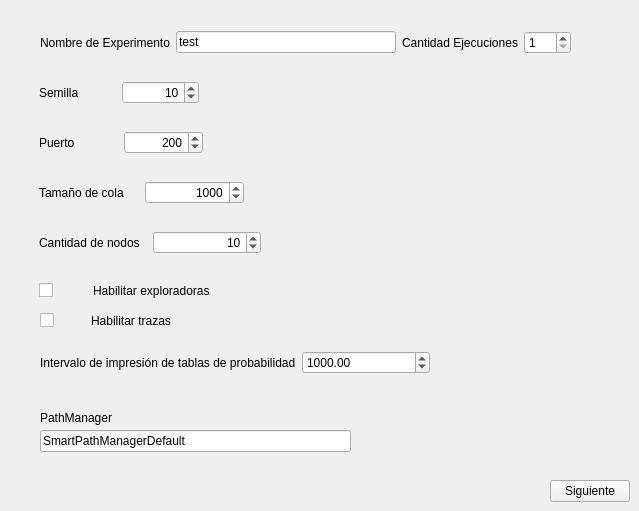
      <widget class="QWidget" name="tab">
       <attribute name="title">
        <string>Simulación</string>
       </attribute>
       <widget class="QLabel" name="label_21">
        <property name="geometry">
         <rect>
          <x>40</x>
          <y>410</y>
          <width>80</width>
          <height>16</height>
         </rect>
        </property>
        <property name="text">
         <string>PathManager</string>
        </property>
       </widget>
       <widget class="QWidget" name="layoutWidget">
        <property name="geometry">
         <rect>
          <x>39</x>
          <y>180</y>
          <width>205</width>
          <height>25</height>
         </rect>
        </property>
        <layout class="QHBoxLayout" name="horizontalLayout_11">
         <item>
          <widget class="QLabel" name="label_15">
           <property name="text">
            <string>Tamaño de cola</string>
           </property>
          </widget>
         </item>
         <item>
          <widget class="QSpinBox" name="queuesize">
           <property name="layoutDirection">
            <enum>Qt::LeftToRight</enum>
           </property>
           <property name="alignment">
            <set>Qt::AlignRight|Qt::AlignTrailing|Qt::AlignVCenter</set>
           </property>
           <property name="maximum">
            <number>999999</number>
           </property>
           <property name="value">
            <number>1000</number>
           </property>
          </widget>
         </item>
        </layout>
       </widget>
       <widget class="QWidget" name="layoutWidget">
        <property name="geometry">
         <rect>
          <x>39</x>
          <y>130</y>
          <width>164</width>
          <height>25</height>
         </rect>
        </property>
        <layout class="QHBoxLayout" name="horizontalLayout_10">
         <item>
          <widget class="QLabel" name="label_8">
           <property name="text">
            <string>Puerto</string>
           </property>
          </widget>
         </item>
         <item>
          <widget class="QSpinBox" name="port">
           <property name="layoutDirection">
            <enum>Qt::LeftToRight</enum>
           </property>
           <property name="alignment">
            <set>Qt::AlignRight|Qt::AlignTrailing|Qt::AlignVCenter</set>
           </property>
           <property name="minimum">
            <number>1</number>
           </property>
           <property name="maximum">
            <number>65535</number>
           </property>
           <property name="value">
            <number>200</number>
           </property>
          </widget>
         </item>
        </layout>
       </widget>
       <widget class="QWidget" name="layoutWidget">
        <property name="geometry">
         <rect>
          <x>39</x>
          <y>230</y>
          <width>222</width>
          <height>25</height>
         </rect>
        </property>
        <layout class="QHBoxLayout" name="horizontalLayout_4">
         <item>
          <widget class="QLabel" name="label">
           <property name="text">
            <string>Cantidad de nodos</string>
           </property>
          </widget>
         </item>
         <item>
          <widget class="QSpinBox" name="nodos">
           <property name="alignment">
            <set>Qt::AlignRight|Qt::AlignTrailing|Qt::AlignVCenter</set>
           </property>
           <property name="minimum">
            <number>4</number>
           </property>
           <property name="maximum">
            <number>9999</number>
           </property>
           <property name="value">
            <number>10</number>
           </property>
          </widget>
         </item>
        </layout>
       </widget>
       <widget class="QWidget" name="layoutWidget">
        <property name="geometry">
         <rect>
          <x>39</x>
          <y>280</y>
          <width>171</width>
          <height>22</height>
         </rect>
        </property>
        <layout class="QHBoxLayout" name="horizontalLayout_3">
         <item>
          <widget class="QCheckBox" name="checkBox">
           <property name="text">
            <string/>
           </property>
          </widget>
         </item>
         <item>
          <widget class="QLabel" name="label_3">
           <property name="text">
            <string>Habilitar exploradoras</string>
           </property>
          </widget>
         </item>
        </layout>
       </widget>
       <widget class="QWidget" name="layoutWidget">
        <property name="geometry">
         <rect>
          <x>40</x>
          <y>310</y>
          <width>131</width>
          <height>22</height>
         </rect>
        </property>
        <layout class="QHBoxLayout" name="horizontalLayout_13">
         <item>
          <widget class="QCheckBox" name="checkBox_2">
           <property name="text">
            <string/>
           </property>
          </widget>
         </item>
         <item>
          <widget class="QLabel" name="label_4">
           <property name="text">
            <string>Habilitar trazas</string>
           </property>
          </widget>
         </item>
        </layout>
       </widget>
       <widget class="QWidget" name="layoutWidget">
        <property name="geometry">
         <rect>
          <x>40</x>
          <y>30</y>
          <width>531</width>
          <height>25</height>
         </rect>
        </property>
        <layout class="QHBoxLayout" name="horizontalLayout">
         <item>
          <widget class="QLabel" name="label_11">
           <property name="text">
            <string>Nombre de Experimento</string>
           </property>
          </widget>
         </item>
         <item>
          <widget class="QLineEdit" name="nombreex">
           <property name="text">
            <string>test</string>
           </property>
          </widget>
         </item>
         <item>
          <widget class="QLabel" name="label_102">
           <property name="text">
            <string>Cantidad Ejecuciones</string>
           </property>
          </widget>
         </item>
         <item>
          <widget class="QSpinBox" name="cantEjec">
           <property name="minimum">
            <number>1</number>
           </property>
           <property name="maximum">
            <number>999</number>
           </property>
          </widget>
         </item>
        </layout>
       </widget>
       <widget class="QWidget" name="layoutWidget">
        <property name="geometry">
         <rect>
          <x>39</x>
          <y>80</y>
          <width>160</width>
          <height>25</height>
         </rect>
        </property>
        <layout class="QHBoxLayout" name="horizontalLayout_2">
         <item>
          <widget class="QLabel" name="label_12">
           <property name="text">
            <string>Semilla</string>
           </property>
          </widget>
         </item>
         <item>
          <widget class="QSpinBox" name="seedNumber">
           <property name="alignment">
            <set>Qt::AlignRight|Qt::AlignTrailing|Qt::AlignVCenter</set>
           </property>
           <property name="minimum">
            <number>1</number>
           </property>
           <property name="maximum">
            <number>999999</number>
           </property>
           <property name="value">
            <number>10</number>
           </property>
          </widget>
         </item>
        </layout>
       </widget>
       <widget class="QWidget" name="layoutWidget">
        <property name="geometry">
         <rect>
          <x>40</x>
          <y>350</y>
          <width>390</width>
          <height>25</height>
         </rect>
        </property>
        <layout class="QHBoxLayout" name="horizontalLayout_6">
         <item>
          <widget class="QLabel" name="label_14">
           <property name="text">
            <string>Intervalo de impresión de tablas de probabilidad</string>
           </property>
          </widget>
         </item>
         <item>
          <widget class="QDoubleSpinBox" name="printinterval">
           <property name="minimum">
            <double>0.010000000000000</double>
           </property>
           <property name="maximum">
            <double>99999.990000000005239</double>
           </property>
           <property name="value">
            <double>1000.000000000000000</double>
           </property>
          </widget>
         </item>
        </layout>
       </widget>
       <widget class="QPushButton" name="next_0">
        <property name="geometry">
         <rect>
          <x>550</x>
          <y>480</y>
          <width>80</width>
          <height>22</height>
         </rect>
        </property>
        <property name="text">
         <string>Siguiente</string>
        </property>
       </widget>
       <widget class="QLineEdit" name="pathmanager">
        <property name="geometry">
         <rect>
          <x>40</x>
          <y>430</y>
          <width>311</width>
          <height>22</height>
         </rect>
        </property>
        <property name="text">
         <string>SmartPathManagerDefault</string>
        </property>
        <property name="placeholderText">
         <string notr="true">SmartPathManagerDefault</string>
        </property>
        <property name="clearButtonEnabled">
         <bool>false</bool>
        </property>
       </widget>
      </widget>
